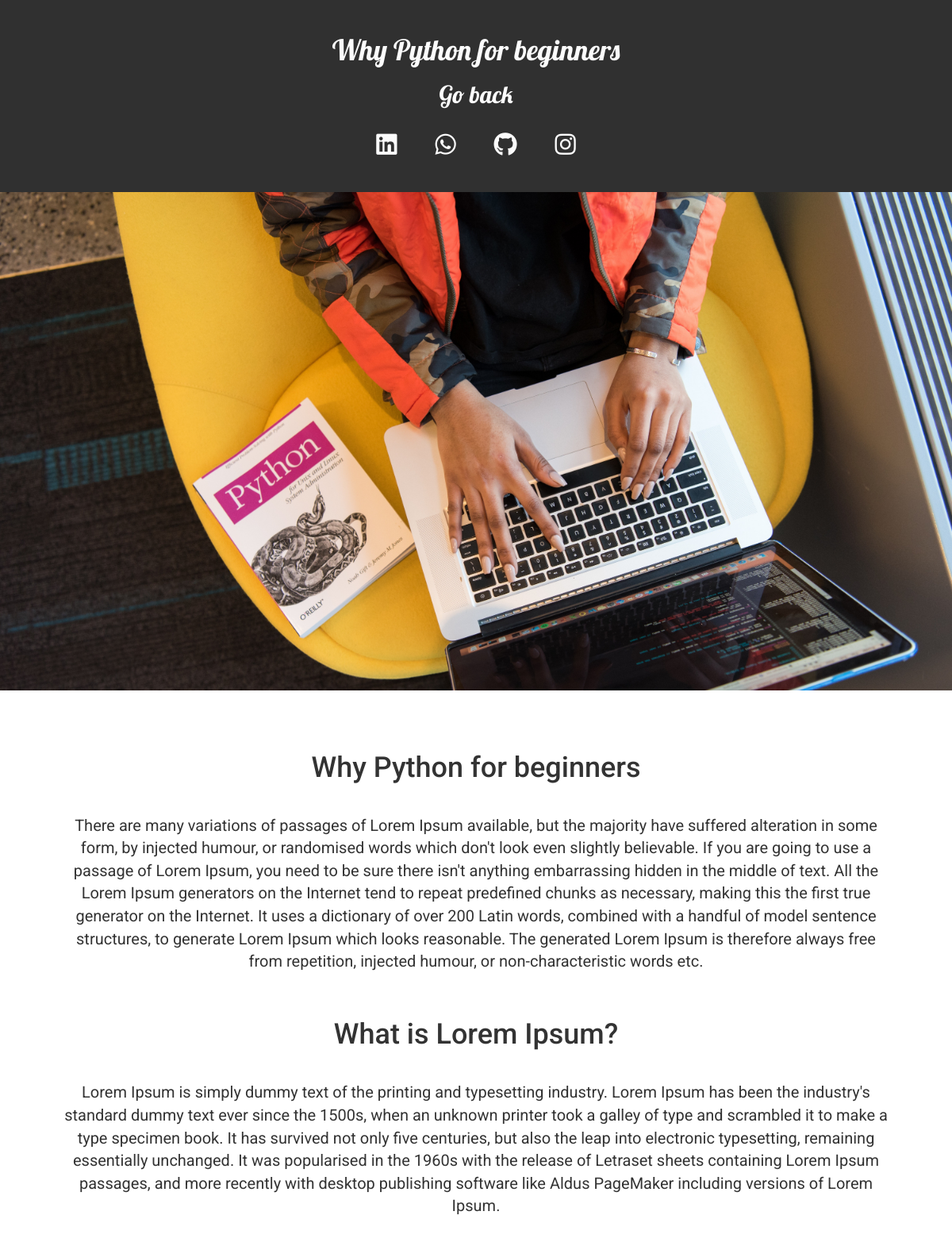
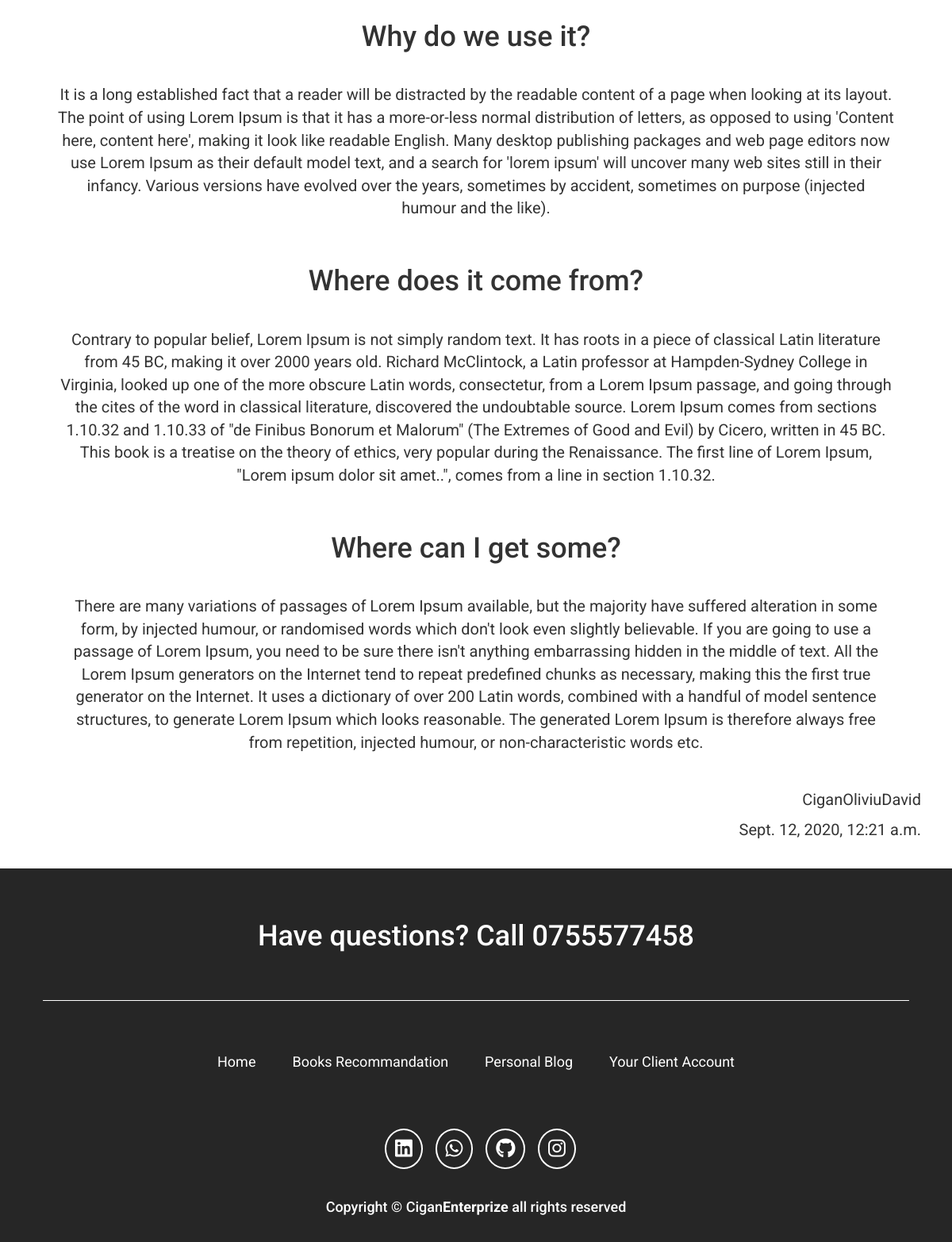
Page /why-python-beginners/ on the committed database (2 pictures, top to bottom).
### Blog/models.py (models this page shows, shortened)
class Post(models.Model):
    title = models.CharField(max_length=200, unique=True, blank=False)
    introduction = models.TextField(unique=True, default="")
    sub_title_one = models.CharField(max_length=200, unique=True, default="")
    sub_content_one = models.TextField(default="")
    sub_title_two = models.CharField(max_length=200, unique=True, default="")
    sub_content_two = models.TextField(default="")
    sub_title_three = models.CharField(max_length=200, unique=True, default="")
    sub_content_three = models.TextField(default="")
    sub_title_four = models.CharField(max_length=200, unique=True, default="")
    sub_content_four = models.TextField(default="")
    slug = models.SlugField(max_length=200, unique=True)
    author = models.ForeignKey(User, on_delete=models.CASCADE, related_name='blog_posts')
    update_on = models.DateTimeField(auto_now=True)
    created_on = models.DateTimeField(auto_now_add=True)
    status = models.IntegerField(choices=STATUS, default=0)
    cover_representation = models.ImageField(upload_to='cover_images/', default='default.jpg')
    wallpaper_representation = models.ImageField(upload_to='wallpaper_images/', default='default.jpg')
    class Meta:
        ordering = ['-created_on']

### Blog/views.py (the view)
# urls.py: path('<slug:slug>/', views.PostDetail.as_view(), name='post_detail'),
class PostDetail(generic.DetailView):
    model = Post
    template_name = 'blog/post_detail.html'

### Blog/templates/blog/post_detail.html
{% extends 'views/base.html' %}
{% block content %}
<div class="full-black-background">
  <div class="container">
    <div class="col-lg-12">
      <div class="brand" data-aos="fade-down">
        <a><h1>{{ post.title }}</h1></a>
        <a href="/blog"><h2>Go back</h2></a>
        <a href="https://www.linkedin.com/in/oliviu-david-c-72489015b/" target="_blank"><i class="fa fa-linkedin-square" aria-hidden="true"></i></a> <a href="https://www.whatsapp.com/" target="_blank"><i class="fa fa-whatsapp" aria-hidden="true"></i></a> <a href="https://github.com/CiganOliviu" target="_blank"><i class="fa fa-github" aria-hidden="true"></i></a> <a href="https://www.instagram.com/ciganoliviu/" target="_blank"><i class="fa fa-instagram" aria-hidden="true"></i></a>
    </div>
  </div>
</div>
</div>
<img class="blog-main-image" src="{{ post.wallpaper_representation.url }}"/>
<div class="white-background" align="center" id="blog">
  <div class="container-fluid">
    <div class="row">
      <div class="col-lg-12">
        <div class="blog-paragraphs">
          <h1 data-aos="fade-right">{{ post.title }}</h1>
          <div>&nbsp;</div>
          <p data-aos="fade-left">{{ post.introduction | safe }}</p>
          <div>&nbsp;</div>
          <h1 data-aos="fade-right">{{ post.sub_title_one }}</h1>
          <div>&nbsp;</div>
          <p data-aos="fade-left">{{ post.sub_content_one }}</p>
          <div>&nbsp;</div>
          <h1 data-aos="fade-right">{{ post.sub_title_two }}</h1>
          <div>&nbsp;</div>
          <p data-aos="fade-left">{{ post.sub_content_two }}</p>
          <div>&nbsp;</div>
          <h1 data-aos="fade-right">{{ post.sub_title_three }}</h1>
          <div>&nbsp;</div>
          <p data-aos="fade-left">{{ post.sub_content_three }}</p>
          <div>&nbsp;</div>
          <h1 data-aos="fade-right">{{ post.sub_title_four }}</h1>
          <div>&nbsp;</div>
          <p data-aos="fade-left">{{ post.sub_content_four }}</p>
        </div>
        <div align="right" data-aos="fade-right">
          <p>{{ post.author }}</p>
          <p>{{ post.created_on }}</p>
        </div>
      </div>
    </div>
  </div>
</div>
{% endblock content %}

### MainView/static/css/style.css (style rules this page uses)
body { font-size: 20px; font-family: 'Roboto', sans-serif; background: #f2f2f2; overflow-x: hidden; }
.full-black-background { background: #000000; color: #ffffff; opacity: 0.8; padding: 1%; }
.white-background { padding: 4%; background: #ffffff; overflow: hidden; }
.brand { text-align: center; font-family: 'Lobster', cursive; padding: 1%; }
.brand a { color: #ffffff; transition: all 500ms ease; font-size: 25px; }
.brand i { font-size: 30px; padding: 2%; transition: all 500ms ease-out; }

### MainView/static/css/blog_styles.css (style rules this page uses)
#blog { padding: 2%; }
.blog-paragraphs { padding: 3%; }
.blog-main-image { width: 100%; height: auto; }

### rows in the picture
Post: title "Why Python for beginners", wallpaper_representation (picture), introduction "There are many variations of passages of Lorem Ipsum available, but the majority have suffered alteration in some form, by injected humour, or randomised words which don't look even slightly believable. If you are going to use a passage of Lorem Ipsum, you need to be sure there isn't anything embarrassing hidden in the middle of text. All the Lorem Ipsum generators on the Internet tend to repeat predefined chunks as necessary, making this the first true generator on the Internet. It uses a dictionary of over 200 Latin words, combined with a handful of model sentence structures, to generate Lorem Ipsum which looks reasonable. The generated Lorem Ipsum is therefore always free from…", sub_title_one "What is Lorem Ipsum?", sub_content_one "Lorem Ipsum is simply dummy text of the printing and typesetting industry. Lorem Ipsum has been the industry's standard dummy text ever since the 1500s, when an unknown printer took a galley of type and scrambled it to make a type specimen book. It has survived not only five centuries, but also the leap into electronic typesetting, remaining essentially unchanged. It was popularised in the 1960s with the release of Letraset sheets containing Lorem Ipsum passages, and more recently with desktop publishing software like Aldus PageMaker including versions of Lorem Ipsum.", sub_title_two "Why do we use it?", sub_content_two "It is a long established fact that a reader will be distracted by the readable content of a page when looking at its layout. The point of using Lorem Ipsum is that it has a more-or-less normal distribution of letters, as opposed to using 'Content here, content here', making it look like readable English. Many desktop publishing packages and web page editors now use Lorem Ipsum as their default model text, and a search for 'lorem ipsum' will uncover many web sites still in their infancy. Various versions have evolved over the years, sometimes by accident, sometimes on purpose (injected humour and the like).", sub_title_three "Where does it come from?", sub_content_three "Contrary to popular belief, Lorem Ipsum is not simply random text. It has roots in a piece of classical Latin literature from 45 BC, making it over 2000 years old. Richard McClintock, a Latin professor at Hampden-Sydney College in Virginia, looked up one of the more obscure Latin words, consectetur, from a Lorem Ipsum passage, and going through the cites of the word in classical literature, discovered the undoubtable source. Lorem Ipsum comes from sections 1.10.32 and 1.10.33 of \"de Finibus Bonorum et Malorum\" (The Extremes of Good and Evil) by Cicero, written in 45 BC. This book is a treatise on the theory of ethics, very popular during the Renaissance. The first line of Lorem Ipsum,…", sub_title_four "Where can I get some?", sub_content_four "There are many variations of passages of Lorem Ipsum available, but the majority have suffered alteration in some form, by injected humour, or randomised words which don't look even slightly believable. If you are going to use a passage of Lorem Ipsum, you need to be sure there isn't anything embarrassing hidden in the middle of text. All the Lorem Ipsum generators on the Internet tend to repeat predefined chunks as necessary, making this the first true generator on the Internet. It uses a dictionary of over 200 Latin words, combined with a handful of model sentence structures, to generate Lorem Ipsum which looks reasonable. The generated Lorem Ipsum is therefore always free from…", author "CiganOliviuDavid", created_on "Sept. 12, 2020, 12:21 a.m."
